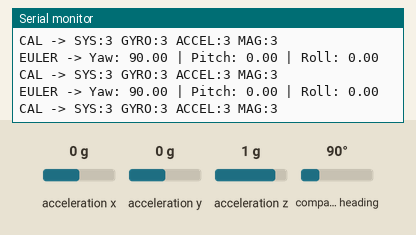
This sketch was run on a simulated ESP32. Parts: the last lines printed to the serial monitor. Inputs (shaded band) come from the test bench; at power-on: acceleration x 0 g, acceleration y 0 g, acceleration z 1 g, compass heading 90°.

Above: at 2.2 s.
2.3 s: acceleration x set to -1.4 g
At 2.56 s:
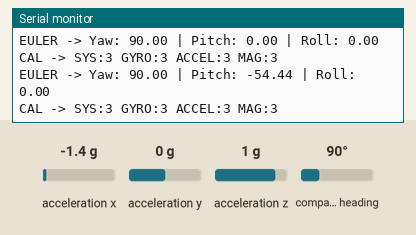
3.8 s: acceleration y set to -1.4 g
At 3.96 s:
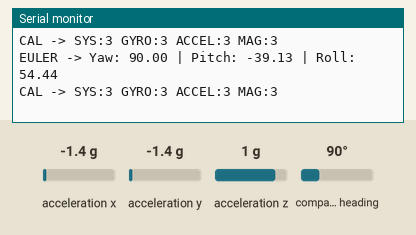
5.3 s: acceleration z set to -1.4 g
At 5.56 s:
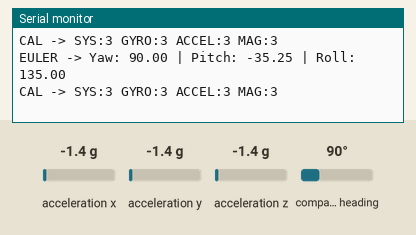
6.8 s: compass heading set to 7°
At 6.96 s:
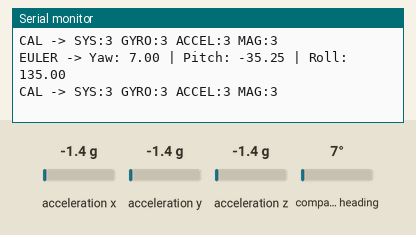
Timing chart, 0 to 9.3 s (numbered marks = the images above; inputs shaded):
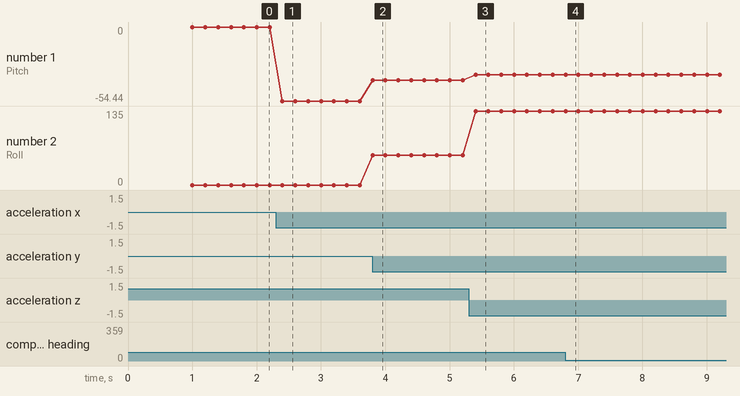

Measured:
- after the input at 2.3 s, the serial monitor: prints a new line after 0.10 s (image 1)
- after the input at 3.8 s, the serial monitor: prints a new line at once (image 2)
- after the input at 5.3 s, the serial monitor: prints a new line after 0.10 s (image 3)
- after the input at 6.8 s, the serial monitor: prints a new line at once (image 4)
- plotted number 1: 0 → -54.44 after the input at 2.3 s, -54.44 → -39.13 after the input at 3.8 s, -39.13 → -35.25 after the input at 5.3 s
- plotted number 2: 0 → 54.44 after the input at 3.8 s, 54.44 → 135 after the input at 5.3 s

The sketch:

imubno.ino
```cpp
#include <Wire.h>
#include <Adafruit_Sensor.h>
#include <Adafruit_BNO055.h>
#include <utility/imumaths.h>

#define SDA_PIN 8
#define SCL_PIN 9
Adafruit_BNO055 bno = Adafruit_BNO055(55, 0x28);

unsigned long lastRead = 0;
const unsigned long interval = 200;

void setup() {
  Serial.begin(115200);
  Wire.begin(SDA_PIN, SCL_PIN);
  delay(1000);
  Serial.println("Initializing BNO055...");

  if (!bno.begin()) {
    Serial.println("BNO055 not detected! Check wiring or I2C address.");
    while (1);
  }

  bno.setExtCrystalUse(true);
  Serial.println("BNO055 ready. Move device to calibrate...");
}

void tryReinit() {
  Serial.println("Attempting re-init of BNO055...");
  bno = Adafruit_BNO055(55, 0x28);
  delay(50);
  if (!bno.begin()) {
    Serial.println("Re-init failed.");
  } else {
    Serial.println("Re-init successful.");
    bno.setExtCrystalUse(true);
  }
}

void loop() {
  if (millis() - lastRead < interval) return;
  lastRead = millis();

  uint8_t sys, gyro, accel, mag;
  bno.getCalibration(&sys, &gyro, &accel, &mag);

  imu::Vector<3> euler = bno.getVector(Adafruit_BNO055::VECTOR_EULER);

  Serial.print("EULER -> Yaw: ");
  Serial.print(euler.x(), 2);
  Serial.print(" | Pitch: ");
  Serial.print(euler.y(), 2);
  Serial.print(" | Roll: ");
  Serial.println(euler.z(), 2);

  Serial.print("CAL -> SYS:");
  Serial.print(sys);
  Serial.print(" GYRO:");
  Serial.print(gyro);
  Serial.print(" ACCEL:");
  Serial.print(accel);
  Serial.print(" MAG:");
  Serial.println(mag);

  static int zeroCount = 0;
  if (fabs(euler.x()) < 0.001 && fabs(euler.y()) < 0.001 && fabs(euler.z()) < 0.001) {
    zeroCount++;
  } else {
    zeroCount = 0;
  }

  if (zeroCount >= 3) {
    Serial.println("Detected repeated zero readings — possible wiring or power issue!");
    tryReinit();
    zeroCount = 0;
  }
}
```
